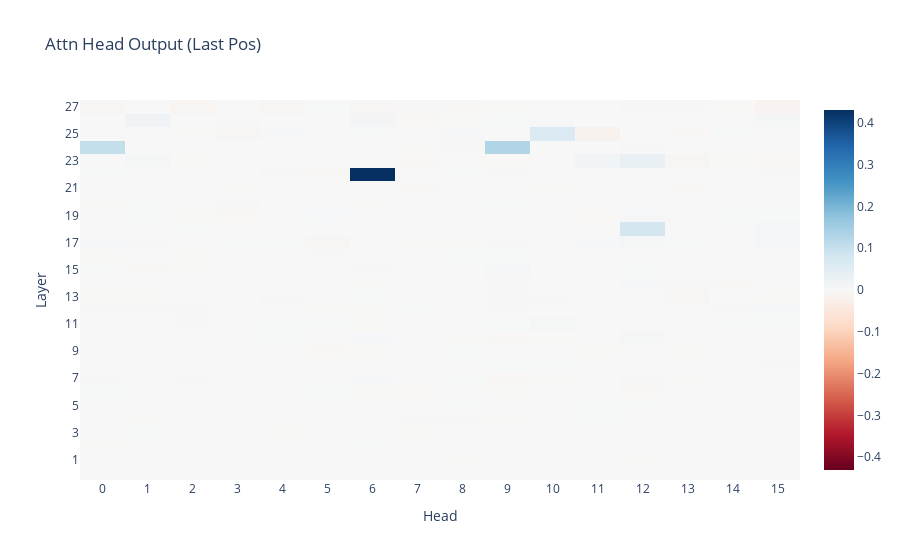

Notebook code for this chart:
### Code cell
# Patching residual streams
#resid_pre_act_patch_results = patching.get_act_patch_resid_pre(model, src_tokens, base_cache, ioi_metric)
if patching_type=='resid_streams':
       fig = imshow(torch.flip(total_resid_pre_act_patch_results, dims=[0]), 
                yaxis="Layer", 
                xaxis="Position",
                x=[f"{tok} {i}" for i, tok in enumerate(patching_plot_sentence)],
                y=y_labels,
                title="resid_pre Activation Patching",
                return_fig=True)

#every_block_result = patching.get_act_patch_block_every(model, src_tokens, base_cache, ioi_metric)
elif patching_type=='full':
        fig = imshow(torch.flip(total_resid_pre_act_patch_results, dims=[1]), facet_col=0,
                        y=y_labels,
                        facet_labels=["Residual Stream", "Attn Output", "MLP Output"],
                        title="Activation Patching Per Block", xaxis="Position", yaxis="Layer",
                        zmax=1, zmin=-1, x= patching_plot_sentence,
                        return_fig=True
                        )
        width = 800
        fig.update_xaxes(tickangle=45)
elif patching_type == 'heads_last_pos':
        fig = imshow(torch.flip(total_resid_pre_act_patch_results, dims=[0]), 
                        yaxis="Layer", 
                        xaxis="Head",
                        x=[f'{head}' for head in range(model.cfg.n_heads)],
                        y=y_labels,
                        title="Attn Head Output (Last Pos)",
                        return_fig=True)
        width=350
elif patching_type == 'heads_all_pos':
        fig = imshow(torch.flip(total_resid_pre_act_patch_results, dims=[0]), 
        yaxis="Layer", 
        xaxis="Head",
        x=[f'{head}' for head in range(model.cfg.n_heads)],
        y=y_labels,
        title="Attn Head Output (All Pos)",
        return_fig=True)
        width=350
        
fig.show()
# Make the figure transparent
fig.update_layout(
    paper_bgcolor='rgba(0,0,0,0)',
    plot_bgcolor='rgba(0,0,0,0)'
)
os.makedirs(f'{images_dir}/patching', exist_ok=True)
pio.write_image(fig, f'{images_dir}/patching/{model_alias}_{language}_{patching_type}.png',scale=5, width=width, height=500)

### Figure 1 — Plotly figure (JSON) as saved in the notebook; plotly's stock layout.template omitted (floating-point values rounded to 4 significant figures; data arrays with more than 128 entries replaced by an {"elided": "..."} marker saying what was removed)
{"data": [{"coloraxis": "coloraxis", "hovertemplate": "x: %{x}<br>y: %{y}<br>color: %{z}<extra></extra>", "name": "0", "type": "heatmap", "x": ["0", "1", "2", "3", "4", "5", "6", "7", "8", "9", "10", "11", "12", "13", "14", "15"], "xaxis": "x", "y": ["27", "26", "25", "24", "23", "22", "21", "20", "19", "18", "17", "16", "15", "14", "13", "12", "11", "10", "9", "8", "7", "6", "5", "4", "3", "2", "1", "0"], "yaxis": "y", "z": {"elided": "28x16 float values"}}], "layout": {"coloraxis": {"cmid": 0, "colorscale": [[0, "rgb(103,0,31)"], [0.1, "rgb(178,24,43)"], [0.2, "rgb(214,96,77)"], [0.3, "rgb(244,165,130)"], [0.4, "rgb(253,219,199)"], [0.5, "rgb(247,247,247)"], [0.6, "rgb(209,229,240)"], [0.7, "rgb(146,197,222)"], [0.8, "rgb(67,147,195)"], [0.9, "rgb(33,102,172)"], [1, "rgb(5,48,97)"]]}, "title": {"text": "Attn Head Output (Last Pos)"}, "xaxis": {"anchor": "y", "domain": [0, 1], "title": {"text": "Head"}}, "yaxis": {"anchor": "x", "autorange": "reversed", "domain": [0, 1], "title": {"text": "Layer"}}}}
